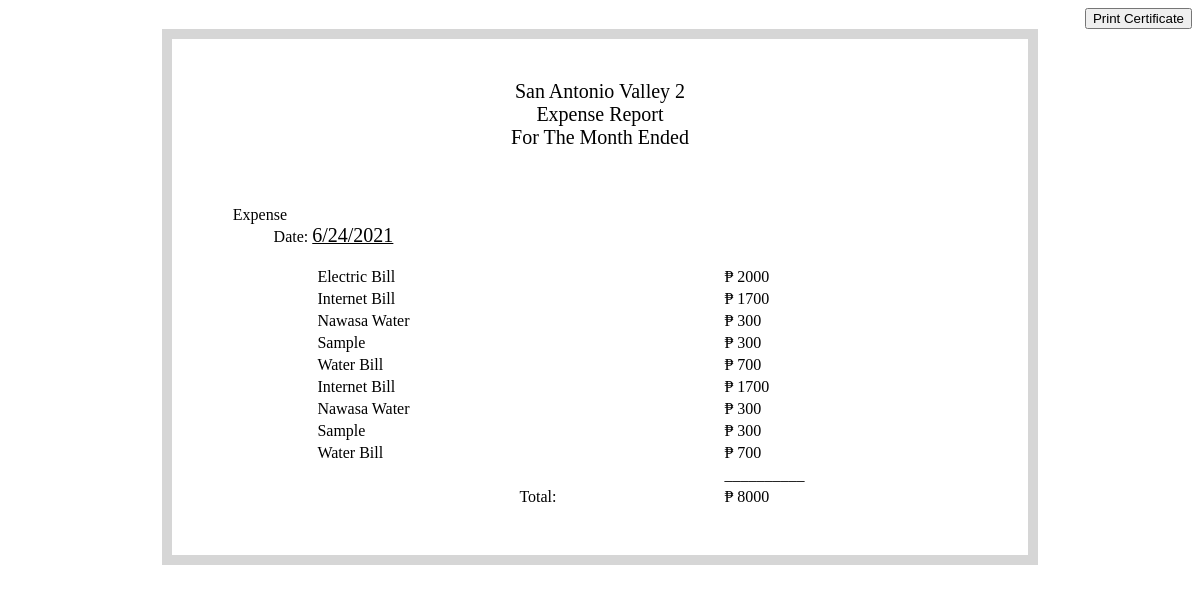
Page /admin/expense_total.php on the committed database.
### tables this page shows
CREATE TABLE `expense` (
  `id` int(11) NOT NULL,
  `category` varchar(50) NOT NULL,
  `payment` int(20) NOT NULL,
  `dpay` varchar(50) NOT NULL
);

### admin/expense_total.php (the view, shortened to what this page needs)
<!DOCTYPE html>
<html>
<head>
</head>
<body>
<div style="text-align: right;"><input style="cursor: pointer;" id="printpagebutton" type="button" value="Print Certificate" onclick="printpage()"/></div>
<div class="paper">
      <table class="tbl" cellspacing="20px;">
      <tr>
            <td><span>San Antonio Valley 2<br><span>Expense Report</span> <br><span>For The Month Ended</span></td>
      </tr>
      </table>
      <br><br>
      <label style="margin-left: 5%;">Expense</label>
      <br>
      <label style="margin-left: 10%;">Date:</label> <u><span id="date"></span></u>
      <br><br>
      <table style="margin-left: 15%; width:100%;">
      <?php
            $mysqli = new mysqli('remotemysql.com', 'J5BJ2ZlQGm', 'FYAvWP4mmz', 'J5BJ2ZlQGm') or die(mysqli_error($mysqli));
            $result = $mysqli->query("SELECT * FROM expense") or die($mysqli->error);
          while ($row = $result->fetch_assoc()): ?>
              <tr>
                  <td style="margin-left: 10%; width: 50%;"><?php echo $row['category']; ?></td>
                  <td style="margin-left: 10%; width: 50%;">&#8369 <?php echo $row['payment']; ?></td>
              </tr>
          <?php endwhile; ?>
            <tr>
                  <td></td>
                  <td>__________</td>
            </tr>
      <?php
            include("config/connection.php");
            $query = "SELECT SUM(payment) As sum FROM expense";
            $query_result = mysqli_query($conn, $query);
            while ($row = mysqli_fetch_assoc($query_result)) {
                  $output =  $row['sum'];
            }
      ?>
            <tr>
                  <td style="padding-left: 25%;">Total: </td>
                  <td>&#8369 <?php echo $output; ?></td>
            </tr>
      </table>
</div>
</body>
</html>

### admin/expense_total.php (style rules this page uses)
.paper { width: 21.59cm; height: 12.59cm; background-color: white; margin: auto; padding:20px; border: 10px solid #cccc; }
span { font-size: 20px; }
.tbl, .tbl span { margin: auto; font-size: 20px; text-align: center; }

### rows in the picture
expense: category "Electric Bill", payment "2000"
expense: category "Internet Bill", payment "1700"
expense: category "Nawasa Water", payment "300"
expense: category "Sample", payment "300"
expense: category "Water Bill", payment "700"
expense: category "Internet Bill", payment "1700"
expense: category "Nawasa Water", payment "300"
expense: category "Sample", payment "300"
expense: category "Water Bill", payment "700"

### other values in the picture
$output "8000"
